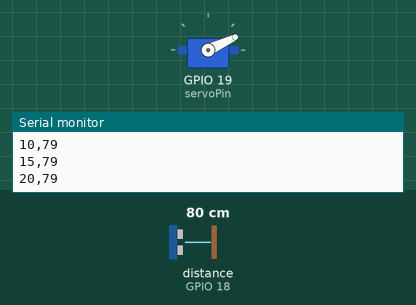
A program run on a simulated ESP32. Parts: servo, the last lines printed to the serial monitor. Wiring (inferred from the names in the program): ultrasonic range finder: trigger GPIO 5; echo GPIO 18. The inputs (shaded band) are chosen by the test bench; at power-on: distance to the obstacle (sensor on GPIO 18) 80 cm. The echo pulse lasts 58.3 µs per cm; WiFi joins after 1.5 s; servers stay silent unless stated; not simulated (calls return 0 or success): secrets.h.

Above: at 3.2 s.
3.3 s: distance to the obstacle (sensor on GPIO 18) set to 2 cm
At 3.92 s:
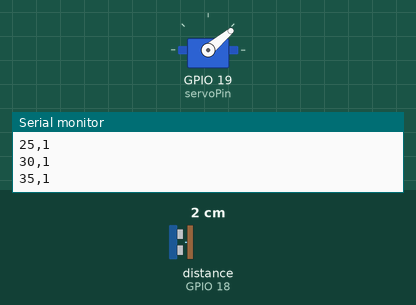
6.3 s: distance to the obstacle (sensor on GPIO 18) set to 250 cm
At 6.39 s:
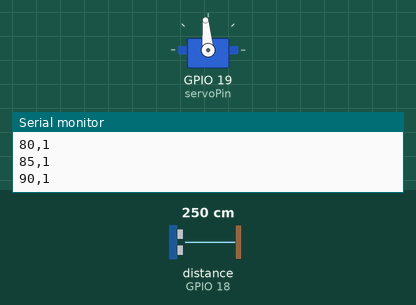
9.3 s: distance to the obstacle (sensor on GPIO 18) set to 4 cm
At 9.46 s:
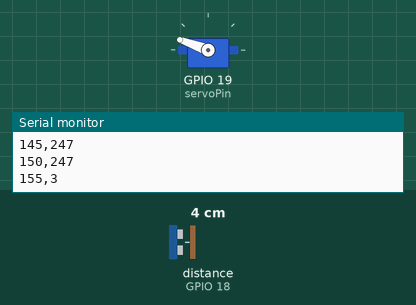
Timing chart, 0 to 18.3 s (numbered marks = the images above; inputs shaded):
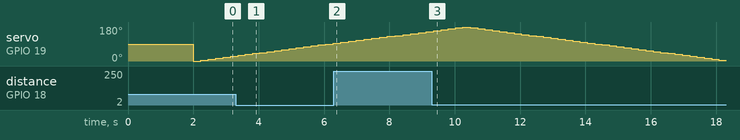

Measured:
- by itself, servo on GPIO 19 (servoPin): rises from 155° to 180° in 0.89 s, then falls to 5° in 7.8 s

The program:

main.cpp
```cpp
#include <Arduino.h>
#include <WiFi.h>
#include <ESP32Servo.h>
#include "secrets.h"

const int servoPin = 19;    //Pin where the microservo is connected
const int TrigPin = 5;      //Trigger pin for the HC-SR04
const int EchoPin = 18;     //Echo pin for the HC-SR04

const char* Wifi_Name = WIFI_SSID; // WiFi name
const char* Wifi_Password = WIFI_PASSWORD; //Wifi password

Servo servo;

void setup() {
    Serial.begin(115200);
    WiFi.begin(Wifi_Name, Wifi_Password);
    pinMode(TrigPin, OUTPUT);
    pinMode(EchoPin, INPUT);
    servo.attach(servoPin);

    while(WiFi.status() != WL_CONNECTED){
        delay(2000);
        Serial.print(WiFi.status());
    }
}

long medirdistancia(){
    digitalWrite(TrigPin, LOW);
    delayMicroseconds(2);
    digitalWrite(TrigPin, HIGH);
    delayMicroseconds(10);
    digitalWrite(TrigPin, LOW);

    long duracao = pulseIn(EchoPin, HIGH, 23529);

    long distancia = (duracao * 0.034) / 2;

    return distancia;
}

void loop() {

    for (int angulo = 0; angulo <= 180; angulo = angulo + 5){
        servo.write (angulo);
        delay(223);

        long d = medirdistancia();

        Serial.print(angulo);
        Serial.print(",");
        Serial.println(d);
    }

    for (int angulo = 175; angulo >= 0; angulo = angulo -5){
        servo.write (angulo);
        delay(223);

        long d = medirdistancia();

        Serial.print(angulo);
        Serial.print(",");
        Serial.println(d);
    }
}
```
